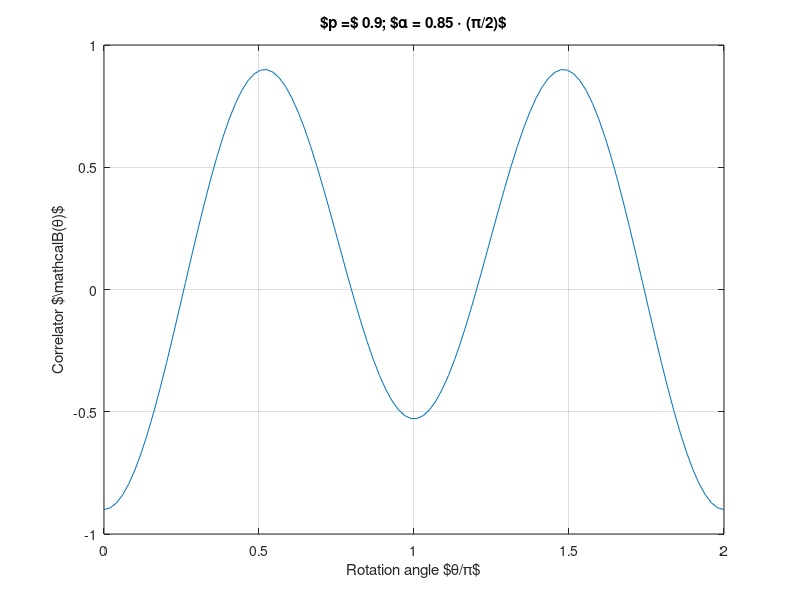
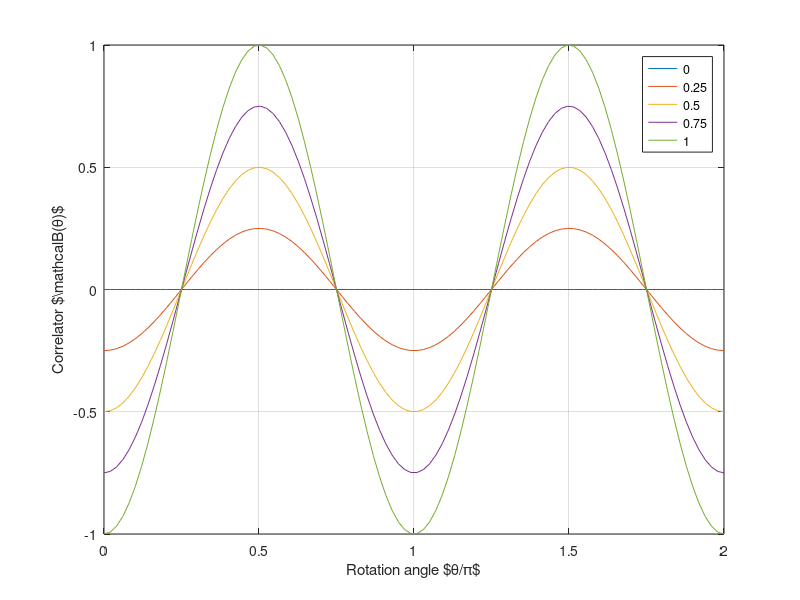

Reproduce these figures in MATLAB, in order. (Note: this script raises an error after producing the figures.)
% Modelling experimental imperfections for Bell correlations
%   - state purity
%   - Rabi amplitude
%
% DKS
% 2019-07-10

%% Model
% see David's logbook for derivation
%
% theta: rotation angle (e.g. pi-rotation is theta=pi)
% p: triplet purity (e.g. pure triplet is p=1)
% alpha: polar angle of rotation axis (e.g. resonance is alpha=pi/2)

Bcorr_mdl = @(theta,p,alpha) -p * (cos(alpha)^2 + sin(alpha)^2*cos(theta)).^2 ...
    + p * ( (sin(alpha)*cos(alpha)*(1-cos(theta))).^2 + (sin(alpha)*sin(theta)).^2);


%% plot
figure;
theta = linspace(0,2*pi);
p = 0.9;
alpha = 0.85*pi/2;

B_theory = Bcorr_mdl(theta,p,alpha);


% figure;
plot(theta/pi,B_theory);

box on;
grid on;
xlabel('Rotation angle $\theta/\pi$');
ylabel('Correlator $\mathcal{B}(\theta)$');
titlestr = sprintf('$p =$ %0.2g; $\\alpha = %0.2g \\cdot (\\pi/2)$',p,alpha/(pi/2));
title(titlestr);

%% Purity 
theta = linspace(0,2*pi);
p = linspace(0,1,5);
alpha = pi/2;

B_theory = arrayfun(@(x) Bcorr_mdl(theta,x,alpha),p,'uni',0);


H=figure('Name','psi+_purity');
hold on;

for ii=1:length(p)
    tp = plot(theta/pi,B_theory{ii});
    set(tp,'DisplayName',num2str(p(ii)));
end

grid on;
box on;
xlabel('Rotation angle $\theta/\pi$');
ylabel('Correlator $\mathcal{B}(\theta)$');

lgd=legend();
lgd.Title.String = '$\vert\Psi^+\rangle$ purity $p$';


%% Rabi amplitude
theta = linspace(0,2*pi);
p = 1;
alpha = linspace(0,1,10)*pi/2;

B_theory = arrayfun(@(x) Bcorr_mdl(theta,p,x),alpha,'uni',0);


H=figure('Name','rabi_amplitude');
hold on;

for ii=1:length(alpha)
    tp = plot(theta/pi,B_theory{ii});
    set(tp,'DisplayName',num2str(alpha(ii)/(pi/2)));
end

grid on;
box on;
xlabel('Rotation angle $\theta/\pi$');
ylabel('Correlator $\mathcal{B}(\theta)$');

lgd=legend();
lgd.Title.String = 'polar angle $\alpha$';